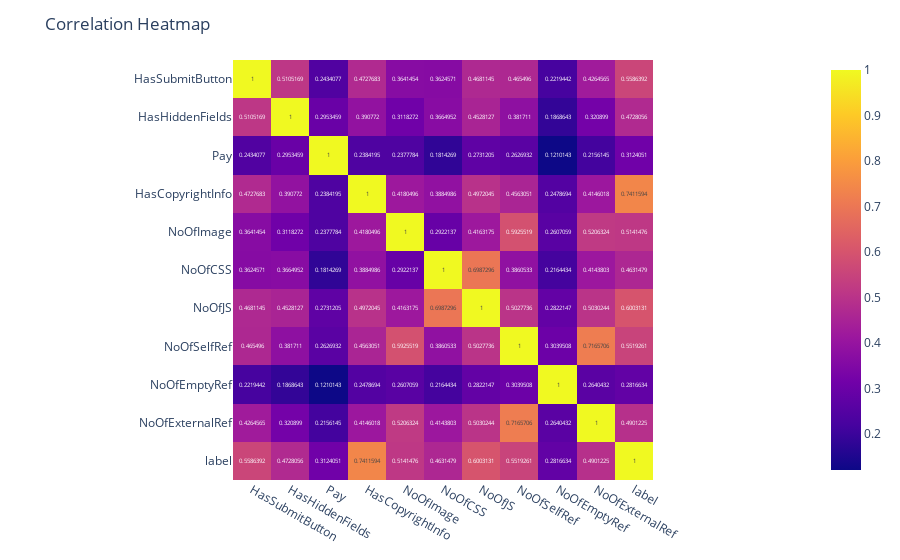

Source (notebook cell):
### Code cell
# Checking the correlation heatmap
correlation_matrix = phishing_dataframe.corr()
fig = px.imshow(correlation_matrix, text_auto=True)
fig.update_layout(title='Correlation Heatmap')
fig.show()

### Figure 1 — Plotly figure (JSON) as saved in the notebook; plotly's stock layout.template omitted (floating-point values rounded to 4 significant figures)
{"data": [{"coloraxis": "coloraxis", "hovertemplate": "x: %{x}<br>y: %{y}<br>color: %{z}<extra></extra>", "name": "0", "texttemplate": "%{z}", "type": "heatmap", "x": ["HasSubmitButton", "HasHiddenFields", "Pay", "HasCopyrightInfo", "NoOfImage", "NoOfCSS", "NoOfJS", "NoOfSelfRef", "NoOfEmptyRef", "NoOfExternalRef", "label"], "xaxis": "x", "y": ["HasSubmitButton", "HasHiddenFields", "Pay", "HasCopyrightInfo", "NoOfImage", "NoOfCSS", "NoOfJS", "NoOfSelfRef", "NoOfEmptyRef", "NoOfExternalRef", "label"], "yaxis": "y", "z": [[1, 0.5105, 0.2434, 0.4728, 0.3641, 0.3625, 0.4681, 0.4655, 0.2219, 0.4265, 0.5586], [0.5105, 1, 0.2953, 0.3908, 0.3118, 0.3665, 0.4528, 0.3817, 0.1869, 0.3209, 0.4728], [0.2434, 0.2953, 1, 0.2384, 0.2378, 0.1814, 0.2731, 0.2627, 0.121, 0.2156, 0.3124], [0.4728, 0.3908, 0.2384, 1, 0.418, 0.3885, 0.4972, 0.4563, 0.2479, 0.4146, 0.7412], [0.3641, 0.3118, 0.2378, 0.418, 1, 0.2922, 0.4163, 0.5926, 0.2607, 0.5206, 0.5141], [0.3625, 0.3665, 0.1814, 0.3885, 0.2922, 1, 0.6987, 0.3861, 0.2164, 0.4144, 0.4631], [0.4681, 0.4528, 0.2731, 0.4972, 0.4163, 0.6987, 1, 0.5028, 0.2822, 0.503, 0.6003], [0.4655, 0.3817, 0.2627, 0.4563, 0.5926, 0.3861, 0.5028, 1, 0.304, 0.7166, 0.5519], [0.2219, 0.1869, 0.121, 0.2479, 0.2607, 0.2164, 0.2822, 0.304, 1, 0.264, 0.2817], [0.4265, 0.3209, 0.2156, 0.4146, 0.5206, 0.4144, 0.503, 0.7166, 0.264, 1, 0.4901], [0.5586, 0.4728, 0.3124, 0.7412, 0.5141, 0.4631, 0.6003, 0.5519, 0.2817, 0.4901, 1]]}], "layout": {"coloraxis": {"colorscale": [[0, "#0d0887"], [0.1111, "#46039f"], [0.2222, "#7201a8"], [0.3333, "#9c179e"], [0.4444, "#bd3786"], [0.5556, "#d8576b"], [0.6667, "#ed7953"], [0.7778, "#fb9f3a"], [0.8889, "#fdca26"], [1, "#f0f921"]]}, "margin": {"t": 60}, "title": {"text": "Correlation Heatmap"}, "xaxis": {"anchor": "y", "constrain": "domain", "domain": [0, 1], "scaleanchor": "y"}, "yaxis": {"anchor": "x", "autorange": "reversed", "constrain": "domain", "domain": [0, 1]}}}
